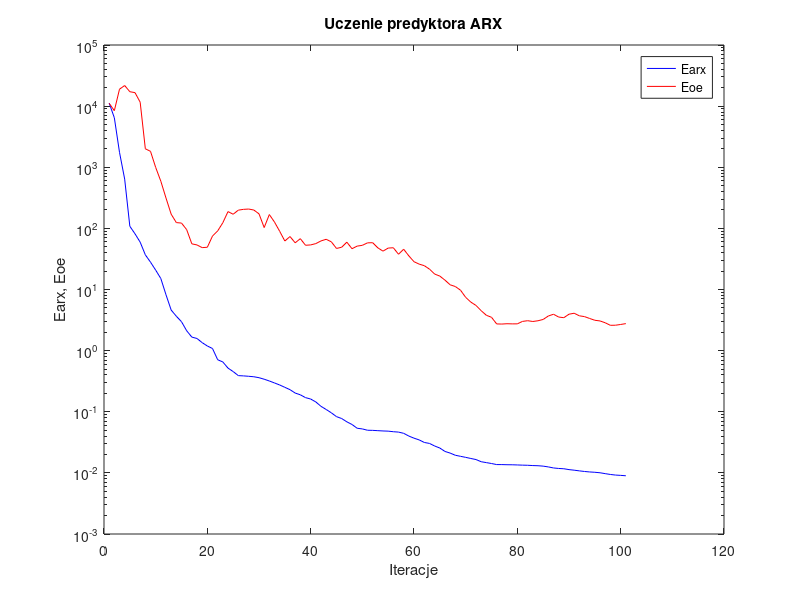
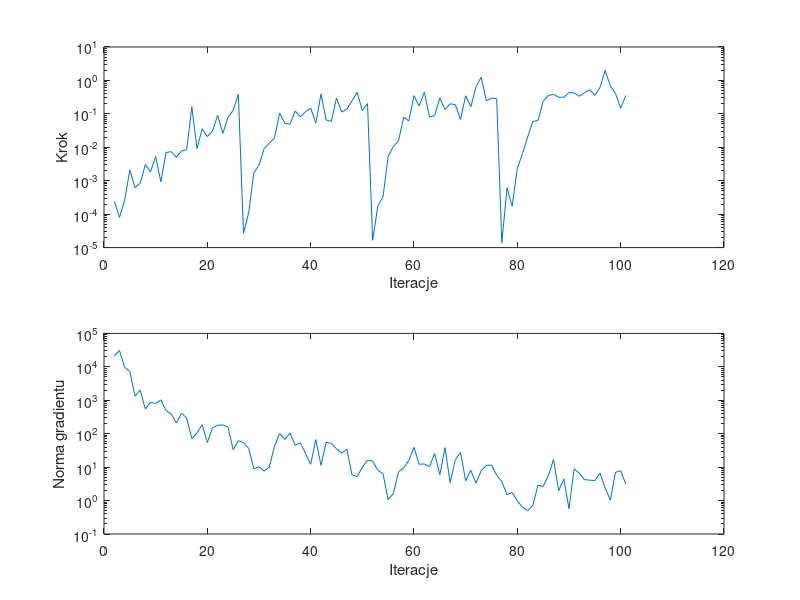

The MATLAB script that drew these images, in order:
n=0; farx(n+1)=1.121081e+004; foe(n+1)=1.109454e+004; wspucz(n+1)=0.000000e+000; ng(n+1)=0.000000e+000;
%odnowa zmiennej metryki
n=1; farx(n+1)=6.454973e+003; foe(n+1)=8.429866e+003; krok(n+1)=2.424272e-004; ng(n+1)=2.138458e+004;
n=2; farx(n+1)=1.755237e+003; foe(n+1)=1.892887e+004; krok(n+1)=7.964429e-005; ng(n+1)=3.066837e+004;
n=3; farx(n+1)=6.397551e+002; foe(n+1)=2.172535e+004; krok(n+1)=2.601242e-004; ng(n+1)=9.720514e+003;
n=4; farx(n+1)=1.082151e+002; foe(n+1)=1.720896e+004; krok(n+1)=2.086706e-003; ng(n+1)=7.322511e+003;
n=5; farx(n+1)=8.150654e+001; foe(n+1)=1.662380e+004; krok(n+1)=6.191918e-004; ng(n+1)=1.334228e+003;
n=6; farx(n+1)=5.951880e+001; foe(n+1)=1.159966e+004; krok(n+1)=8.374265e-004; ng(n+1)=2.011767e+003;
n=7; farx(n+1)=3.690830e+001; foe(n+1)=2.005430e+003; krok(n+1)=3.023106e-003; ng(n+1)=5.496520e+002;
n=8; farx(n+1)=2.801975e+001; foe(n+1)=1.821020e+003; krok(n+1)=1.849454e-003; ng(n+1)=8.699950e+002;
n=9; farx(n+1)=2.076914e+001; foe(n+1)=9.947245e+002; krok(n+1)=5.320104e-003; ng(n+1)=7.977643e+002;
n=10; farx(n+1)=1.511288e+001; foe(n+1)=5.902751e+002; krok(n+1)=9.272824e-004; ng(n+1)=1.030005e+003;
n=11; farx(n+1)=8.198177e+000; foe(n+1)=3.134878e+002; krok(n+1)=6.947618e-003; ng(n+1)=4.934218e+002;
n=12; farx(n+1)=4.613809e+000; foe(n+1)=1.707269e+002; krok(n+1)=7.431661e-003; ng(n+1)=3.921353e+002;
n=13; farx(n+1)=3.652586e+000; foe(n+1)=1.243058e+002; krok(n+1)=5.022246e-003; ng(n+1)=2.093292e+002;
n=14; farx(n+1)=2.972357e+000; foe(n+1)=1.221465e+002; krok(n+1)=7.780842e-003; ng(n+1)=4.097596e+002;
n=15; farx(n+1)=2.114932e+000; foe(n+1)=9.537525e+001; krok(n+1)=8.516524e-003; ng(n+1)=2.938325e+002;
n=16; farx(n+1)=1.664716e+000; foe(n+1)=5.586046e+001; krok(n+1)=1.619492e-001; ng(n+1)=7.134729e+001;
n=17; farx(n+1)=1.579702e+000; foe(n+1)=5.356619e+001; krok(n+1)=9.146433e-003; ng(n+1)=1.065975e+002;
n=18; farx(n+1)=1.350631e+000; foe(n+1)=4.841298e+001; krok(n+1)=3.550149e-002; ng(n+1)=1.854482e+002;
n=19; farx(n+1)=1.190953e+000; foe(n+1)=4.912226e+001; krok(n+1)=2.085765e-002; ng(n+1)=5.420386e+001;
n=20; farx(n+1)=1.082898e+000; foe(n+1)=7.492722e+001; krok(n+1)=3.085256e-002; ng(n+1)=1.491534e+002;
n=21; farx(n+1)=7.094377e-001; foe(n+1)=9.084850e+001; krok(n+1)=9.091272e-002; ng(n+1)=1.789631e+002;
n=22; farx(n+1)=6.522033e-001; foe(n+1)=1.237435e+002; krok(n+1)=2.598758e-002; ng(n+1)=1.830134e+002;
n=23; farx(n+1)=5.177218e-001; foe(n+1)=1.882170e+002; krok(n+1)=8.005809e-002; ng(n+1)=1.578796e+002;
n=24; farx(n+1)=4.543104e-001; foe(n+1)=1.703202e+002; krok(n+1)=1.269085e-001; ng(n+1)=3.310682e+001;
n=25; farx(n+1)=3.899522e-001; foe(n+1)=1.988528e+002; krok(n+1)=3.881773e-001; ng(n+1)=6.172659e+001;
%odnowa zmiennej metryki
n=26; farx(n+1)=3.860919e-001; foe(n+1)=2.047807e+002; krok(n+1)=2.656342e-005; ng(n+1)=5.435009e+001;
n=27; farx(n+1)=3.804159e-001; foe(n+1)=2.071944e+002; krok(n+1)=1.107642e-004; ng(n+1)=3.636828e+001;
n=28; farx(n+1)=3.736953e-001; foe(n+1)=1.995751e+002; krok(n+1)=1.704574e-003; ng(n+1)=8.891736e+000;
n=29; farx(n+1)=3.607408e-001; foe(n+1)=1.729808e+002; krok(n+1)=2.926191e-003; ng(n+1)=1.028857e+001;
n=30; farx(n+1)=3.406928e-001; foe(n+1)=1.031090e+002; krok(n+1)=9.251671e-003; ng(n+1)=7.634410e+000;
n=31; farx(n+1)=3.186914e-001; foe(n+1)=1.684298e+002; krok(n+1)=1.308935e-002; ng(n+1)=1.007864e+001;
n=32; farx(n+1)=2.959671e-001; foe(n+1)=1.267887e+002; krok(n+1)=1.931884e-002; ng(n+1)=4.239120e+001;
n=33; farx(n+1)=2.741734e-001; foe(n+1)=8.969831e+001; krok(n+1)=1.057221e-001; ng(n+1)=1.027516e+002;
n=34; farx(n+1)=2.510590e-001; foe(n+1)=6.213886e+001; krok(n+1)=5.184392e-002; ng(n+1)=6.741235e+001;
n=35; farx(n+1)=2.297544e-001; foe(n+1)=7.355123e+001; krok(n+1)=4.895097e-002; ng(n+1)=1.040175e+002;
n=36; farx(n+1)=2.023420e-001; foe(n+1)=5.808130e+001; krok(n+1)=1.218112e-001; ng(n+1)=4.492326e+001;
n=37; farx(n+1)=1.893472e-001; foe(n+1)=6.784907e+001; krok(n+1)=8.153064e-002; ng(n+1)=5.343123e+001;
n=38; farx(n+1)=1.702613e-001; foe(n+1)=5.293328e+001; krok(n+1)=1.158784e-001; ng(n+1)=2.570760e+001;
n=39; farx(n+1)=1.615368e-001; foe(n+1)=5.363410e+001; krok(n+1)=1.484819e-001; ng(n+1)=1.217439e+001;
n=40; farx(n+1)=1.446085e-001; foe(n+1)=5.637062e+001; krok(n+1)=5.286105e-002; ng(n+1)=6.639636e+001;
n=41; farx(n+1)=1.226148e-001; foe(n+1)=6.232365e+001; krok(n+1)=3.923690e-001; ng(n+1)=1.132317e+001;
n=42; farx(n+1)=1.089579e-001; foe(n+1)=6.631511e+001; krok(n+1)=6.528949e-002; ng(n+1)=5.541350e+001;
n=43; farx(n+1)=9.610093e-002; foe(n+1)=6.024751e+001; krok(n+1)=5.955282e-002; ng(n+1)=5.112451e+001;
n=44; farx(n+1)=8.320080e-002; foe(n+1)=4.695173e+001; krok(n+1)=2.975743e-001; ng(n+1)=3.545997e+001;
n=45; farx(n+1)=7.746642e-002; foe(n+1)=4.914676e+001; krok(n+1)=1.134226e-001; ng(n+1)=2.603554e+001;
n=46; farx(n+1)=6.844975e-002; foe(n+1)=5.949935e+001; krok(n+1)=1.365319e-001; ng(n+1)=3.475591e+001;
n=47; farx(n+1)=6.189005e-002; foe(n+1)=4.649328e+001; krok(n+1)=2.442288e-001; ng(n+1)=5.887041e+000;
n=48; farx(n+1)=5.369033e-002; foe(n+1)=5.129594e+001; krok(n+1)=4.411592e-001; ng(n+1)=5.208220e+000;
n=49; farx(n+1)=5.238567e-002; foe(n+1)=5.279682e+001; krok(n+1)=1.245141e-001; ng(n+1)=9.928319e+000;
n=50; farx(n+1)=4.982712e-002; foe(n+1)=5.798205e+001; krok(n+1)=2.023747e-001; ng(n+1)=1.608231e+001;
%odnowa zmiennej metryki
n=51; farx(n+1)=4.960283e-002; foe(n+1)=5.830204e+001; krok(n+1)=1.654943e-005; ng(n+1)=1.512090e+001;
n=52; farx(n+1)=4.904388e-002; foe(n+1)=4.802096e+001; krok(n+1)=1.761674e-004; ng(n+1)=8.054560e+000;
n=53; farx(n+1)=4.850921e-002; foe(n+1)=4.242170e+001; krok(n+1)=3.262169e-004; ng(n+1)=6.371345e+000;
n=54; farx(n+1)=4.816339e-002; foe(n+1)=4.763049e+001; krok(n+1)=5.390749e-003; ng(n+1)=1.058941e+000;
n=55; farx(n+1)=4.715271e-002; foe(n+1)=4.820561e+001; krok(n+1)=1.053841e-002; ng(n+1)=1.629467e+000;
n=56; farx(n+1)=4.647503e-002; foe(n+1)=3.774260e+001; krok(n+1)=1.572069e-002; ng(n+1)=7.215883e+000;
n=57; farx(n+1)=4.438815e-002; foe(n+1)=4.560793e+001; krok(n+1)=8.000730e-002; ng(n+1)=9.556816e+000;
n=58; farx(n+1)=4.001230e-002; foe(n+1)=3.549182e+001; krok(n+1)=6.087640e-002; ng(n+1)=1.574789e+001;
n=59; farx(n+1)=3.697019e-002; foe(n+1)=2.849362e+001; krok(n+1)=3.505976e-001; ng(n+1)=3.875576e+001;
n=60; farx(n+1)=3.462920e-002; foe(n+1)=2.601426e+001; krok(n+1)=1.722157e-001; ng(n+1)=1.215192e+001;
n=61; farx(n+1)=3.144328e-002; foe(n+1)=2.452146e+001; krok(n+1)=4.452012e-001; ng(n+1)=1.251831e+001;
n=62; farx(n+1)=3.032218e-002; foe(n+1)=2.152974e+001; krok(n+1)=8.005809e-002; ng(n+1)=1.028106e+001;
n=63; farx(n+1)=2.752126e-002; foe(n+1)=1.789120e+001; krok(n+1)=8.973318e-002; ng(n+1)=2.557665e+001;
n=64; farx(n+1)=2.548321e-002; foe(n+1)=1.656808e+001; krok(n+1)=2.957090e-001; ng(n+1)=5.892782e+000;
n=65; farx(n+1)=2.241121e-002; foe(n+1)=1.421145e+001; krok(n+1)=1.344350e-001; ng(n+1)=3.815836e+001;
n=66; farx(n+1)=2.107401e-002; foe(n+1)=1.193427e+001; krok(n+1)=2.002215e-001; ng(n+1)=3.403018e+000;
n=67; farx(n+1)=1.941548e-002; foe(n+1)=1.118410e+001; krok(n+1)=1.881319e-001; ng(n+1)=1.691250e+001;
n=68; farx(n+1)=1.866491e-002; foe(n+1)=9.747955e+000; krok(n+1)=6.774452e-002; ng(n+1)=2.724012e+001;
n=69; farx(n+1)=1.794649e-002; foe(n+1)=7.441889e+000; krok(n+1)=3.477470e-001; ng(n+1)=3.921505e+000;
n=70; farx(n+1)=1.720209e-002; foe(n+1)=6.218552e+000; krok(n+1)=1.634459e-001; ng(n+1)=8.043474e+000;
n=71; farx(n+1)=1.652517e-002; foe(n+1)=5.487593e+000; krok(n+1)=6.449478e-001; ng(n+1)=3.324093e+000;
n=72; farx(n+1)=1.522282e-002; foe(n+1)=4.503170e+000; krok(n+1)=1.248367e+000; ng(n+1)=7.836965e+000;
n=73; farx(n+1)=1.472321e-002; foe(n+1)=3.787227e+000; krok(n+1)=2.468205e-001; ng(n+1)=1.123741e+001;
n=74; farx(n+1)=1.422883e-002; foe(n+1)=3.511642e+000; krok(n+1)=2.962682e-001; ng(n+1)=1.156068e+001;
n=75; farx(n+1)=1.367471e-002; foe(n+1)=2.734332e+000; krok(n+1)=2.833785e-001; ng(n+1)=5.778694e+000;
%odnowa zmiennej metryki
n=76; farx(n+1)=1.366517e-002; foe(n+1)=2.721322e+000; krok(n+1)=1.386696e-005; ng(n+1)=3.691656e+000;
n=77; farx(n+1)=1.359241e-002; foe(n+1)=2.754605e+000; krok(n+1)=6.082834e-004; ng(n+1)=1.496188e+000;
n=78; farx(n+1)=1.356650e-002; foe(n+1)=2.738935e+000; krok(n+1)=1.733806e-004; ng(n+1)=1.745993e+000;
n=79; farx(n+1)=1.348070e-002; foe(n+1)=2.742345e+000; krok(n+1)=2.368463e-003; ng(n+1)=9.740922e-001;
n=80; farx(n+1)=1.338116e-002; foe(n+1)=3.006781e+000; krok(n+1)=6.480489e-003; ng(n+1)=6.343449e-001;
n=81; farx(n+1)=1.331656e-002; foe(n+1)=3.086713e+000; krok(n+1)=2.047906e-002; ng(n+1)=4.902039e-001;
n=82; farx(n+1)=1.317270e-002; foe(n+1)=2.997129e+000; krok(n+1)=5.893163e-002; ng(n+1)=7.246284e-001;
n=83; farx(n+1)=1.309075e-002; foe(n+1)=3.081440e+000; krok(n+1)=6.345766e-002; ng(n+1)=2.884314e+000;
n=84; farx(n+1)=1.289340e-002; foe(n+1)=3.236573e+000; krok(n+1)=2.373843e-001; ng(n+1)=2.643847e+000;
n=85; farx(n+1)=1.251644e-002; foe(n+1)=3.687367e+000; krok(n+1)=3.556863e-001; ng(n+1)=5.506889e+000;
n=86; farx(n+1)=1.203891e-002; foe(n+1)=3.937864e+000; krok(n+1)=3.805404e-001; ng(n+1)=1.689067e+001;
n=87; farx(n+1)=1.181055e-002; foe(n+1)=3.543735e+000; krok(n+1)=3.136529e-001; ng(n+1)=1.973763e+000;
n=88; farx(n+1)=1.168191e-002; foe(n+1)=3.457723e+000; krok(n+1)=3.134036e-001; ng(n+1)=4.445072e+000;
n=89; farx(n+1)=1.130850e-002; foe(n+1)=3.944249e+000; krok(n+1)=4.326251e-001; ng(n+1)=5.664658e-001;
n=90; farx(n+1)=1.106730e-002; foe(n+1)=4.089074e+000; krok(n+1)=4.208968e-001; ng(n+1)=8.948485e+000;
n=91; farx(n+1)=1.078941e-002; foe(n+1)=3.712688e+000; krok(n+1)=3.355407e-001; ng(n+1)=6.508052e+000;
n=92; farx(n+1)=1.054401e-002; foe(n+1)=3.602140e+000; krok(n+1)=4.288049e-001; ng(n+1)=4.224835e+000;
n=93; farx(n+1)=1.035520e-002; foe(n+1)=3.356385e+000; krok(n+1)=5.281352e-001; ng(n+1)=4.070693e+000;
n=94; farx(n+1)=1.022913e-002; foe(n+1)=3.137868e+000; krok(n+1)=3.589327e-001; ng(n+1)=3.940415e+000;
n=95; farx(n+1)=1.004201e-002; foe(n+1)=3.059967e+000; krok(n+1)=6.193808e-001; ng(n+1)=6.663797e+000;
n=96; farx(n+1)=9.718906e-003; foe(n+1)=2.856916e+000; krok(n+1)=1.987544e+000; ng(n+1)=2.356263e+000;
n=97; farx(n+1)=9.422802e-003; foe(n+1)=2.595882e+000; krok(n+1)=6.843317e-001; ng(n+1)=1.038281e+000;
n=98; farx(n+1)=9.210400e-003; foe(n+1)=2.604548e+000; krok(n+1)=4.095418e-001; ng(n+1)=6.996964e+000;
n=99; farx(n+1)=9.101132e-003; foe(n+1)=2.678745e+000; krok(n+1)=1.464436e-001; ng(n+1)=7.793409e+000;
n=100; farx(n+1)=8.969940e-003; foe(n+1)=2.766949e+000; krok(n+1)=3.550835e-001; ng(n+1)=3.080681e+000;

figure; semilogy(farx,'b'); hold on; semilogy(foe,'r'); xlabel('Iteracje'); ylabel('Earx, Eoe'); legend('Earx','Eoe'); title('Uczenie predyktora ARX');
figure; subplot(2,1,1); semilogy(krok); xlabel('Iteracje'); ylabel('Krok');
subplot(2,1,2); semilogy(ng); xlabel('Iteracje'); ylabel('Norma gradientu');
Earx=farx(n+1)
Eoe=foe(n+1)
